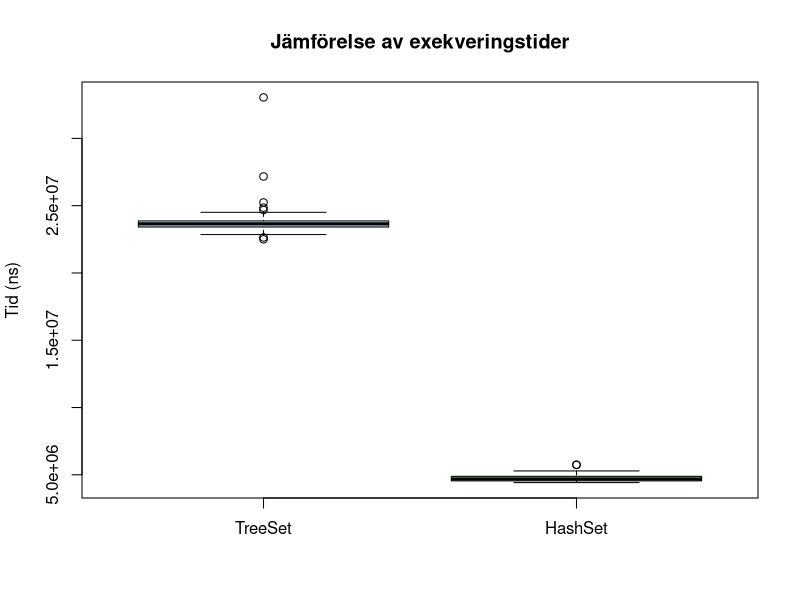
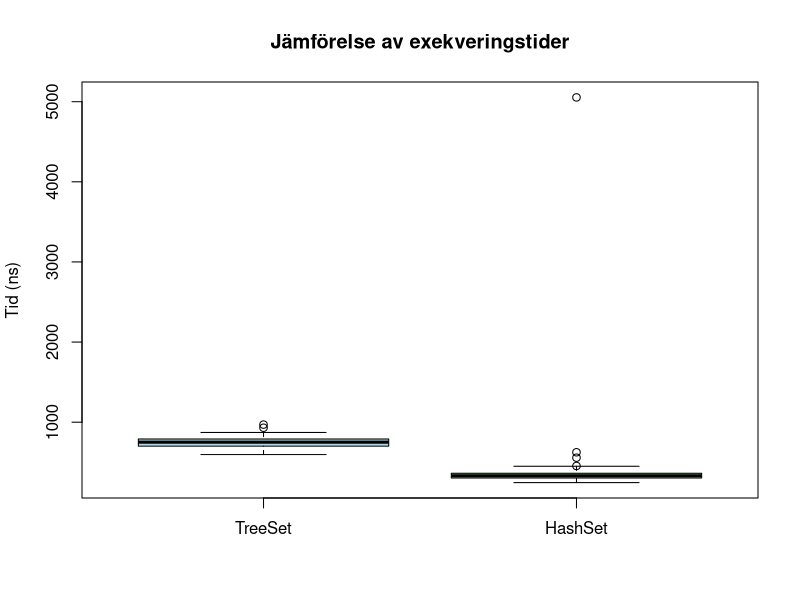
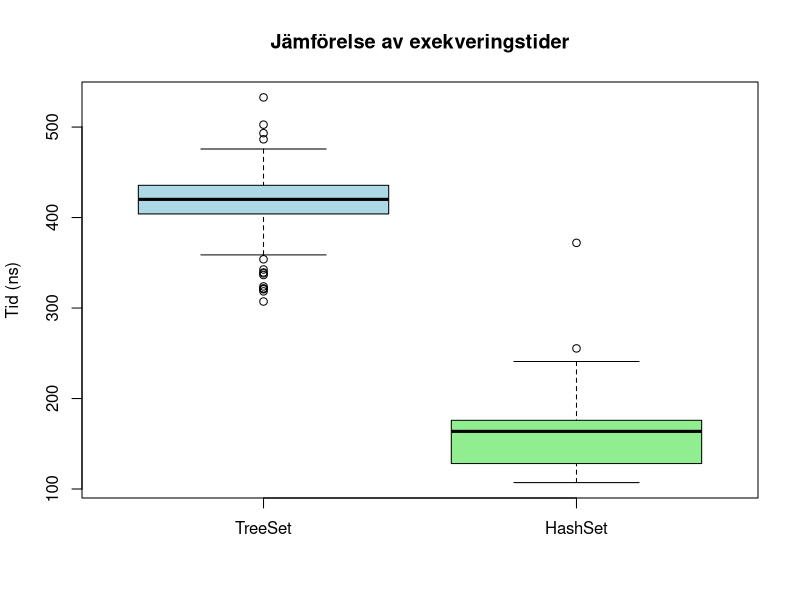
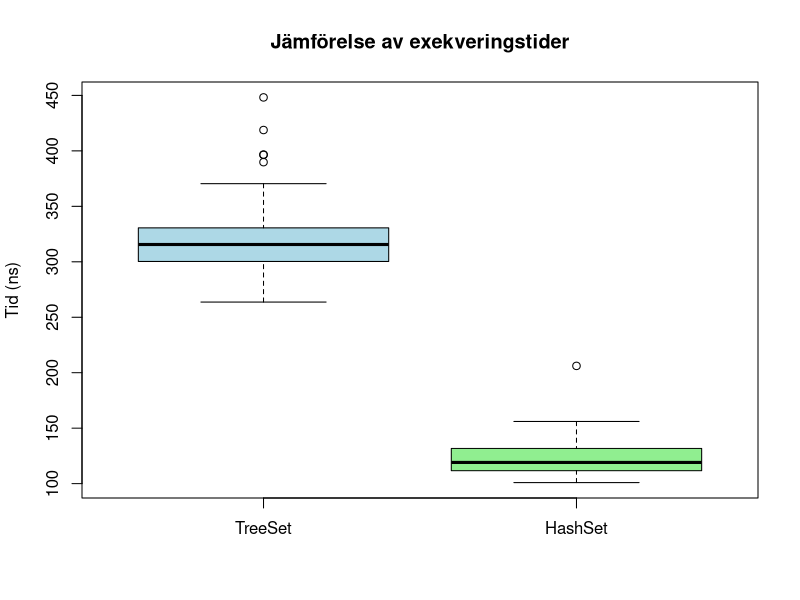

These figures' R source, in order: (Note: this script raises an error after producing the figures.)


run_welch_test <- function(treeset, hashset, label = "test") {

  cat("Running Welch test for:", label, "\n")
  cat("TreeSet length:", length(treeset), "\n")
  cat("HashSet length:", length(hashset), "\n\n")

  if (length(treeset) < 2 || length(hashset) < 2) {
    warning(paste("Not enough data for Welch test:", label))
    return(NULL)
  }

  # T-test
  result <- t.test(treeset, hashset, var.equal = FALSE)

  # Spara t-test resultat
  sink(paste0(label, "_t_test_result.txt"))
  print(result)
  sink()

  # Boxplot
  png(paste0(label, "_boxplot.png"), width = 800, height = 600)
  boxplot(treeset, hashset,
          names = c("TreeSet", "HashSet"),
          main = "Jämförelse av exekveringstider",
          ylab = "Tid (ns)",
          col = c("lightblue", "lightgreen"))
  dev.off()

  return(result)
}
 
TreemedelvärdeaddInt <- read.csv("UPSPROJECT/data/statistik/outputTreeSet/addInt.txt")$x[-(1:3)]
HashmedelvärdeaddInt <- read.csv("UPSPROJECT/data/statistik/outputHashSet/addInt.txt")$x[-(1:3)]

TreemedelvärdeFindsmallInt <- read.csv("UPSPROJECT/data/statistik/outputTreeSet/findSmallInt.txt")$x[-(1:3)]
HashmedelvärdeFindsmallInt <- read.csv("UPSPROJECT/data/statistik/outputHashSet/findSmallInt.txt")$x[-(1:3)]

TreemedelvärdeFindMiddleInt <- read.csv("UPSPROJECT/data/statistik/outputTreeSet/findMiddleInt.txt")$x[-(1:3)]
HashmedelvärdeFindMiddleInt <- read.csv("UPSPROJECT/data/statistik/outputHashSet/findMiddleInt.txt")$x[-(1:3)]

TreemedelvärdeFindBigInt <- read.csv("UPSPROJECT/data/statistik/outputTreeSet/findBigInt.txt")$x[-(1:3)]
HashmedelvärdeFindBigInt <- read.csv("UPSPROJECT/data/statistik/outputHashSet/findBigInt.txt")$x[-(1:3)]


run_welch_test(TreemedelvärdeaddInt, HashmedelvärdeaddInt, label = "addInt")
run_welch_test(TreemedelvärdeFindsmallInt, HashmedelvärdeFindsmallInt, label = "FindSmallInt")
run_welch_test(TreemedelvärdeFindMiddleInt, HashmedelvärdeFindMiddleInt, label = "FindMiddleInt")
run_welch_test(TreemedelvärdeFindBigInt, HashmedelvärdeFindBigInt, label = "FindBigInt")

TreemedelvärdeaddString
HashmedelvärdeaddString

TreemedelvärdeFindSmallString
HashmedelvärdeFindSmallString

TreemedelvärdeFindMiddleString
HashmedelvärdeFindSmallString

TreemedelvärdeFindBigString
HashmedelvärdeFindBigString

run_welch_test(TreemedelvärdeaddString, HashmedelvärdeaddString, label = "addString")
run_welch_test(TreemedelvärdeFindSmallString, HashmedelvärdeFindSmallString, label = "FindSmallString")
run_welch_test(TreemedelvärdeFindMiddleString, HashmedelvärdeFindSmallString, label = "FindMiddleString")
run_welch_test(TreemedelvärdeFindBigString, HashmedelvärdeFindBigString, label = "FindBigString")

run_welch_test(TreemedelvärdeaddPerson, HashmedelvärdeaddPerson, label = "addPerson")
run_welch_test(TreemedelvärdeFindSmallPerson, HashmedelvärdeFindSmallPerson, label = "FindSmallPerson")
run_welch_test(TreemedelvärdeFindMiddlePerson, HashmedelvärdeFindMiddlePerson, label = "FindMiddlePerson")
run_welch_test(TreemedelvärdeFindBigPerson, HashmedelvärdeFindBigPerson, label = "FindBigPerson")

